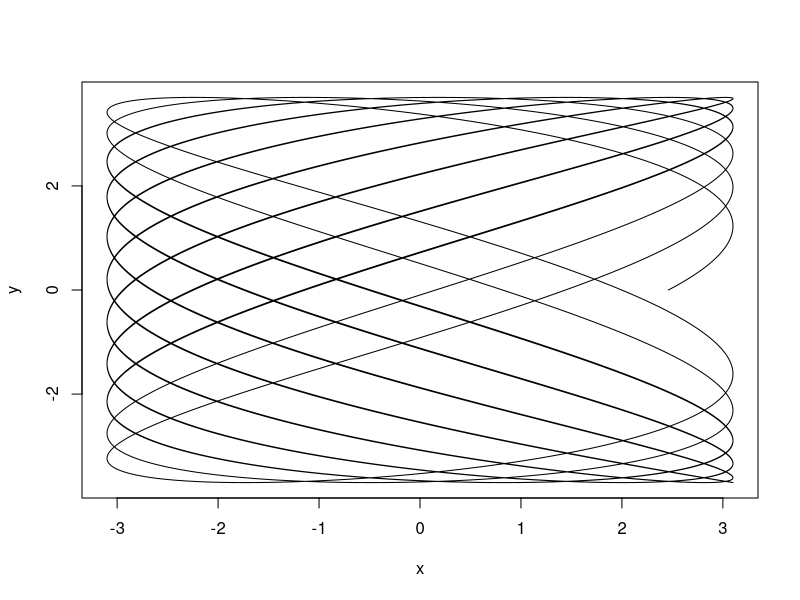

Here is the R script that generated this plot:
# Try to plot a graph and save it

t <- seq(0,2,.0001)
A <- 3.1
a <- 56
d <- 7.2
B <- 3.7
b <- 29

x <- A*sin(a*t+d)
y <- B*sin(b*t)

# Do plot
jpeg('CoolPlot1.jpg')
plot(x=x,y=y,type='l')
dev.off()
